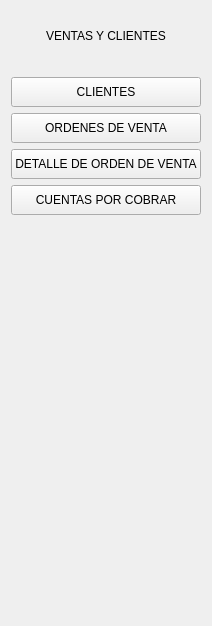
               <widget class="QWidget" name="page_ventas">
                <layout class="QVBoxLayout" name="verticalLayout_10">
                 <item>
                  <widget class="QLabel" name="label_7">
                   <property name="minimumSize">
                    <size>
                     <width>100</width>
                     <height>50</height>
                    </size>
                   </property>
                   <property name="maximumSize">
                    <size>
                     <width>16777215</width>
                     <height>50</height>
                    </size>
                   </property>
                   <property name="text">
                    <string>VENTAS Y CLIENTES</string>
                   </property>
                   <property name="alignment">
                    <set>Qt::AlignCenter</set>
                   </property>
                  </widget>
                 </item>
                 <item>
                  <spacer name="verticalSpacer_11">
                   <property name="orientation">
                    <enum>Qt::Vertical</enum>
                   </property>
                   <property name="sizeType">
                    <enum>QSizePolicy::Maximum</enum>
                   </property>
                   <property name="sizeHint" stdset="0">
                    <size>
                     <width>20</width>
                     <height>10</height>
                    </size>
                   </property>
                  </spacer>
                 </item>
                 <item>
                  <widget class="QPushButton" name="bt_clientes">
                   <property name="minimumSize">
                    <size>
                     <width>120</width>
                     <height>30</height>
                    </size>
                   </property>
                   <property name="text">
                    <string>CLIENTES</string>
                   </property>
                  </widget>
                 </item>
                 <item>
                  <widget class="QPushButton" name="bt_ordenesventa">
                   <property name="minimumSize">
                    <size>
                     <width>120</width>
                     <height>30</height>
                    </size>
                   </property>
                   <property name="text">
                    <string>ORDENES DE VENTA</string>
                   </property>
                  </widget>
                 </item>
                 <item>
                  <widget class="QPushButton" name="bt_detalleorden">
                   <property name="minimumSize">
                    <size>
                     <width>120</width>
                     <height>30</height>
                    </size>
                   </property>
                   <property name="text">
                    <string>DETALLE DE ORDEN DE VENTA</string>
                   </property>
                  </widget>
                 </item>
                 <item>
                  <widget class="QPushButton" name="bt_cuentascobrar">
                   <property name="minimumSize">
                    <size>
                     <width>120</width>
                     <height>30</height>
                    </size>
                   </property>
                   <property name="text">
                    <string>CUENTAS POR COBRAR</string>
                   </property>
                  </widget>
                 </item>
                 <item>
                  <spacer name="verticalSpacer_12">
                   <property name="orientation">
                    <enum>Qt::Vertical</enum>
                   </property>
                   <property name="sizeHint" stdset="0">
                    <size>
                     <width>20</width>
                     <height>400</height>
                    </size>
                   </property>
                  </spacer>
                 </item>
                </layout>
               </widget>
